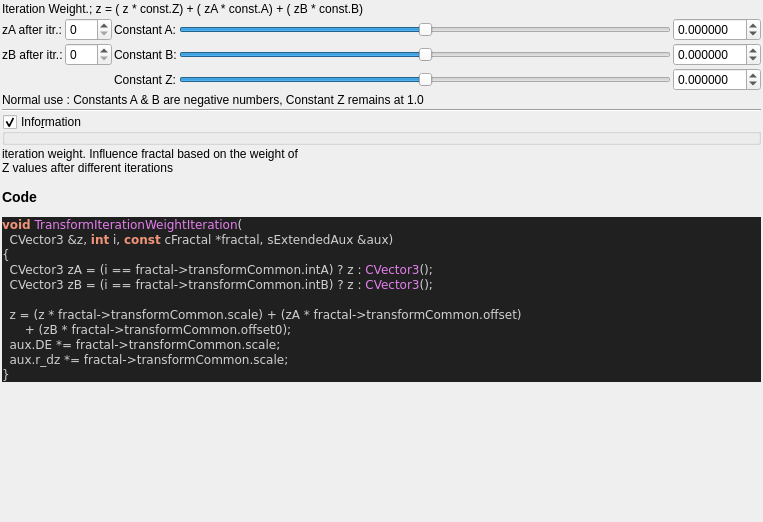
<?xml version="1.0" encoding="UTF-8"?>
<ui version="4.0">
 <class>transf_iteration_weight</class>
 <widget class="QWidget" name="Form">
  <property name="geometry">
   <rect>
    <x>0</x>
    <y>0</y>
    <width>763</width>
    <height>522</height>
   </rect>
  </property>
  <property name="windowTitle">
   <string notr="true">transf_iteration_weight</string>
  </property>
  <layout class="QVBoxLayout" name="verticalLayout">
   <property name="spacing">
    <number>2</number>
   </property>
   <property name="leftMargin">
    <number>2</number>
   </property>
   <property name="topMargin">
    <number>2</number>
   </property>
   <property name="rightMargin">
    <number>2</number>
   </property>
   <property name="bottomMargin">
    <number>2</number>
   </property>
   <item>
    <widget class="QLabel" name="label_78">
     <property name="text">
      <string>Iteration Weight.; z = ( z * const.Z) + ( zA * const.A) + ( zB * const.B)</string>
     </property>
    </widget>
   </item>
   <item>
    <layout class="QGridLayout" name="gridLayout_31">
     <property name="spacing">
      <number>2</number>
     </property>
     <item row="2" column="4">
      <widget class="MyDoubleSpinBox" name="spinbox_transf_scale">
       <property name="sizePolicy">
        <sizepolicy hsizetype="Minimum" vsizetype="Maximum">
         <horstretch>0</horstretch>
         <verstretch>0</verstretch>
        </sizepolicy>
       </property>
       <property name="prefix">
        <string/>
       </property>
       <property name="suffix">
        <string/>
       </property>
       <property name="decimals">
        <number>6</number>
       </property>
       <property name="minimum">
        <double>-99.989999999999995</double>
       </property>
       <property name="maximum">
        <double>99.989999999999995</double>
       </property>
       <property name="singleStep">
        <double>0.100000000000000</double>
       </property>
      </widget>
     </item>
     <item row="2" column="3">
      <widget class="QSlider" name="slider_transf_scale">
       <property name="sizePolicy">
        <sizepolicy hsizetype="Expanding" vsizetype="Maximum">
         <horstretch>0</horstretch>
         <verstretch>0</verstretch>
        </sizepolicy>
       </property>
       <property name="minimum">
        <number>-5000000</number>
       </property>
       <property name="maximum">
        <number>5000000</number>
       </property>
       <property name="singleStep">
        <number>1</number>
       </property>
       <property name="orientation">
        <enum>Qt::Horizontal</enum>
       </property>
      </widget>
     </item>
     <item row="1" column="1">
      <widget class="MySpinBox" name="spinboxInt_transf_int_B">
       <property name="sizePolicy">
        <sizepolicy hsizetype="Minimum" vsizetype="Maximum">
         <horstretch>0</horstretch>
         <verstretch>0</verstretch>
        </sizepolicy>
       </property>
       <property name="maximum">
        <number>250</number>
       </property>
      </widget>
     </item>
     <item row="0" column="4">
      <widget class="MyDoubleSpinBox" name="spinbox_transf_offset">
       <property name="sizePolicy">
        <sizepolicy hsizetype="Minimum" vsizetype="Maximum">
         <horstretch>0</horstretch>
         <verstretch>0</verstretch>
        </sizepolicy>
       </property>
       <property name="prefix">
        <string/>
       </property>
       <property name="suffix">
        <string/>
       </property>
       <property name="decimals">
        <number>6</number>
       </property>
       <property name="minimum">
        <double>-99.989999999999995</double>
       </property>
       <property name="maximum">
        <double>99.989999999999995</double>
       </property>
       <property name="singleStep">
        <double>0.100000000000000</double>
       </property>
      </widget>
     </item>
     <item row="1" column="4">
      <widget class="MyDoubleSpinBox" name="spinbox_transf_offset_0">
       <property name="sizePolicy">
        <sizepolicy hsizetype="Minimum" vsizetype="Maximum">
         <horstretch>0</horstretch>
         <verstretch>0</verstretch>
        </sizepolicy>
       </property>
       <property name="prefix">
        <string/>
       </property>
       <property name="suffix">
        <string/>
       </property>
       <property name="decimals">
        <number>6</number>
       </property>
       <property name="minimum">
        <double>-99.989999999999995</double>
       </property>
       <property name="maximum">
        <double>99.989999999999995</double>
       </property>
       <property name="singleStep">
        <double>0.100000000000000</double>
       </property>
      </widget>
     </item>
     <item row="1" column="2">
      <widget class="QLabel" name="label_43">
       <property name="text">
        <string>Constant B:</string>
       </property>
      </widget>
     </item>
     <item row="1" column="0">
      <widget class="QLabel" name="label_77">
       <property name="text">
        <string>zB after itr.:</string>
       </property>
      </widget>
     </item>
     <item row="0" column="3">
      <widget class="QSlider" name="slider_transf_offset">
       <property name="sizePolicy">
        <sizepolicy hsizetype="Preferred" vsizetype="Preferred">
         <horstretch>0</horstretch>
         <verstretch>0</verstretch>
        </sizepolicy>
       </property>
       <property name="minimum">
        <number>-5000000</number>
       </property>
       <property name="maximum">
        <number>5000000</number>
       </property>
       <property name="singleStep">
        <number>1</number>
       </property>
       <property name="orientation">
        <enum>Qt::Horizontal</enum>
       </property>
      </widget>
     </item>
     <item row="0" column="2">
      <widget class="QLabel" name="label_39">
       <property name="text">
        <string>Constant A:</string>
       </property>
      </widget>
     </item>
     <item row="2" column="2">
      <widget class="QLabel" name="label_63">
       <property name="text">
        <string>Constant Z:</string>
       </property>
      </widget>
     </item>
     <item row="0" column="0">
      <widget class="QLabel" name="label_76">
       <property name="text">
        <string>zA after itr.:</string>
       </property>
      </widget>
     </item>
     <item row="1" column="3">
      <widget class="QSlider" name="slider_transf_offset_0">
       <property name="sizePolicy">
        <sizepolicy hsizetype="Expanding" vsizetype="Maximum">
         <horstretch>0</horstretch>
         <verstretch>0</verstretch>
        </sizepolicy>
       </property>
       <property name="minimum">
        <number>-5000000</number>
       </property>
       <property name="maximum">
        <number>5000000</number>
       </property>
       <property name="singleStep">
        <number>1</number>
       </property>
       <property name="orientation">
        <enum>Qt::Horizontal</enum>
       </property>
      </widget>
     </item>
     <item row="0" column="1">
      <widget class="MySpinBox" name="spinboxInt_transf_int_A">
       <property name="sizePolicy">
        <sizepolicy hsizetype="Minimum" vsizetype="Maximum">
         <horstretch>0</horstretch>
         <verstretch>0</verstretch>
        </sizepolicy>
       </property>
       <property name="minimum">
        <number>0</number>
       </property>
       <property name="maximum">
        <number>250</number>
       </property>
       <property name="value">
        <number>0</number>
       </property>
      </widget>
     </item>
     <item row="3" column="0" colspan="5">
      <widget class="QLabel" name="label">
       <property name="text">
        <string>Normal use : Constants A &amp; B are negative numbers, Constant Z remains at 1.0</string>
       </property>
      </widget>
     </item>
    </layout>
   </item>
   <item>
    <widget class="Line" name="line_8">
     <property name="orientation">
      <enum>Qt::Horizontal</enum>
     </property>
    </widget>
   </item>
   <item>
    <widget class="MyGroupBox" name="groupCheck_info">
     <property name="title">
      <string>Info&amp;rmation</string>
     </property>
     <property name="flat">
      <bool>false</bool>
     </property>
     <property name="checkable">
      <bool>true</bool>
     </property>
     <layout class="QVBoxLayout" name="verticalLayout_2">
      <property name="spacing">
       <number>2</number>
      </property>
      <property name="leftMargin">
       <number>2</number>
      </property>
      <property name="topMargin">
       <number>2</number>
      </property>
      <property name="rightMargin">
       <number>2</number>
      </property>
      <property name="bottomMargin">
       <number>2</number>
      </property>
     </layout>
    </widget>
   </item>
   <item>
    <widget class="QLabel" name="label_code_content">
        <property name="text">
         <string notr="true">&lt;p&gt;iteration weight. Influence fractal based on the weight of&lt;br&gt;Z values after different iterations&lt;/p&gt;&lt;table&gt;
&lt;/table&gt;
&lt;h3&gt;Code&lt;/h3&gt;
&lt;body style=&quot;background-color:#202020&quot;&gt;
&lt;pre style=&quot;color:#d0d0d0; background-color:#202020;  font-family:'Courier New',monospace;&quot;&gt;&lt;span style=&quot;color:#f09479; font-weight:bold&quot;&gt;void&lt;/span&gt; &lt;span style=&quot;color:#e47eed&quot;&gt;TransformIterationWeightIteration&lt;/span&gt;&lt;span style=&quot;color:#d0d0d0&quot;&gt;(&lt;/span&gt;
  CVector3 &lt;span style=&quot;color:#d0d0d0&quot;&gt;&amp;amp;&lt;/span&gt;z&lt;span style=&quot;color:#d0d0d0&quot;&gt;,&lt;/span&gt; &lt;span style=&quot;color:#f09479; font-weight:bold&quot;&gt;int&lt;/span&gt; i&lt;span style=&quot;color:#d0d0d0&quot;&gt;,&lt;/span&gt; &lt;span style=&quot;color:#f09479; font-weight:bold&quot;&gt;const&lt;/span&gt; cFractal &lt;span style=&quot;color:#d0d0d0&quot;&gt;*&lt;/span&gt;fractal&lt;span style=&quot;color:#d0d0d0&quot;&gt;,&lt;/span&gt; sExtendedAux &lt;span style=&quot;color:#d0d0d0&quot;&gt;&amp;amp;&lt;/span&gt;aux&lt;span style=&quot;color:#d0d0d0&quot;&gt;)&lt;/span&gt;
&lt;span style=&quot;color:#d0d0d0&quot;&gt;{&lt;/span&gt;
  CVector3 zA &lt;span style=&quot;color:#d0d0d0&quot;&gt;= (&lt;/span&gt;i &lt;span style=&quot;color:#d0d0d0&quot;&gt;==&lt;/span&gt; fractal&lt;span style=&quot;color:#d0d0d0&quot;&gt;-&amp;gt;&lt;/span&gt;transformCommon&lt;span style=&quot;color:#d0d0d0&quot;&gt;.&lt;/span&gt;intA&lt;span style=&quot;color:#d0d0d0&quot;&gt;)&lt;/span&gt; ? z &lt;span style=&quot;color:#d0d0d0&quot;&gt;:&lt;/span&gt; &lt;span style=&quot;color:#e47eed&quot;&gt;CVector3&lt;/span&gt;&lt;span style=&quot;color:#d0d0d0&quot;&gt;();&lt;/span&gt;
  CVector3 zB &lt;span style=&quot;color:#d0d0d0&quot;&gt;= (&lt;/span&gt;i &lt;span style=&quot;color:#d0d0d0&quot;&gt;==&lt;/span&gt; fractal&lt;span style=&quot;color:#d0d0d0&quot;&gt;-&amp;gt;&lt;/span&gt;transformCommon&lt;span style=&quot;color:#d0d0d0&quot;&gt;.&lt;/span&gt;intB&lt;span style=&quot;color:#d0d0d0&quot;&gt;)&lt;/span&gt; ? z &lt;span style=&quot;color:#d0d0d0&quot;&gt;:&lt;/span&gt; &lt;span style=&quot;color:#e47eed&quot;&gt;CVector3&lt;/span&gt;&lt;span style=&quot;color:#d0d0d0&quot;&gt;();&lt;/span&gt;

  z &lt;span style=&quot;color:#d0d0d0&quot;&gt;= (&lt;/span&gt;z &lt;span style=&quot;color:#d0d0d0&quot;&gt;*&lt;/span&gt; fractal&lt;span style=&quot;color:#d0d0d0&quot;&gt;-&amp;gt;&lt;/span&gt;transformCommon&lt;span style=&quot;color:#d0d0d0&quot;&gt;.&lt;/span&gt;scale&lt;span style=&quot;color:#d0d0d0&quot;&gt;) + (&lt;/span&gt;zA &lt;span style=&quot;color:#d0d0d0&quot;&gt;*&lt;/span&gt; fractal&lt;span style=&quot;color:#d0d0d0&quot;&gt;-&amp;gt;&lt;/span&gt;transformCommon&lt;span style=&quot;color:#d0d0d0&quot;&gt;.&lt;/span&gt;offset&lt;span style=&quot;color:#d0d0d0&quot;&gt;)&lt;/span&gt;
      &lt;span style=&quot;color:#d0d0d0&quot;&gt;+ (&lt;/span&gt;zB &lt;span style=&quot;color:#d0d0d0&quot;&gt;*&lt;/span&gt; fractal&lt;span style=&quot;color:#d0d0d0&quot;&gt;-&amp;gt;&lt;/span&gt;transformCommon&lt;span style=&quot;color:#d0d0d0&quot;&gt;.&lt;/span&gt;offset0&lt;span style=&quot;color:#d0d0d0&quot;&gt;);&lt;/span&gt;
  aux&lt;span style=&quot;color:#d0d0d0&quot;&gt;.&lt;/span&gt;DE &lt;span style=&quot;color:#d0d0d0&quot;&gt;*=&lt;/span&gt; fractal&lt;span style=&quot;color:#d0d0d0&quot;&gt;-&amp;gt;&lt;/span&gt;transformCommon&lt;span style=&quot;color:#d0d0d0&quot;&gt;.&lt;/span&gt;scale&lt;span style=&quot;color:#d0d0d0&quot;&gt;;&lt;/span&gt;
  aux&lt;span style=&quot;color:#d0d0d0&quot;&gt;.&lt;/span&gt;r_dz &lt;span style=&quot;color:#d0d0d0&quot;&gt;*=&lt;/span&gt; fractal&lt;span style=&quot;color:#d0d0d0&quot;&gt;-&amp;gt;&lt;/span&gt;transformCommon&lt;span style=&quot;color:#d0d0d0&quot;&gt;.&lt;/span&gt;scale&lt;span style=&quot;color:#d0d0d0&quot;&gt;;&lt;/span&gt;
&lt;span style=&quot;color:#d0d0d0&quot;&gt;}&lt;/span&gt;
&lt;/pre&gt;
&lt;/body&gt;</string>
        </property>
        <property name="wordWrap">
         <bool>true</bool>
        </property>
        <property name="openExternalLinks">
         <bool>true</bool>
        </property>
        <property name="textInteractionFlags">
         <set>Qt::LinksAccessibleByMouse|Qt::TextSelectableByMouse</set>
        </property>
       </widget>
   </item>
   <item>
    <spacer name="verticalSpacer">
     <property name="orientation">
      <enum>Qt::Vertical</enum>
     </property>
     <property name="sizeHint" stdset="0">
      <size>
       <width>20</width>
       <height>40</height>
      </size>
     </property>
    </spacer>
   </item>
  </layout>
 </widget>
 <customwidgets>
  <customwidget>
   <class>MyDoubleSpinBox</class>
   <extends>QDoubleSpinBox</extends>
   <header>my_double_spin_box.h</header>
  </customwidget>
  <customwidget>
   <class>MyGroupBox</class>
   <extends>QGroupBox</extends>
   <header>my_group_box.h</header>
   <container>1</container>
  </customwidget>
  <customwidget>
   <class>MySpinBox</class>
   <extends>QSpinBox</extends>
   <header>my_spin_box.h</header>
  </customwidget>
 </customwidgets>
 <tabstops>
  <tabstop>spinboxInt_transf_int_A</tabstop>
  <tabstop>slider_transf_offset</tabstop>
  <tabstop>spinbox_transf_offset</tabstop>
  <tabstop>spinboxInt_transf_int_B</tabstop>
  <tabstop>slider_transf_offset_0</tabstop>
  <tabstop>spinbox_transf_offset_0</tabstop>
  <tabstop>slider_transf_scale</tabstop>
  <tabstop>spinbox_transf_scale</tabstop>
  <tabstop>groupCheck_info</tabstop>
 </tabstops>
 <resources/>
 <connections/>
</ui>
